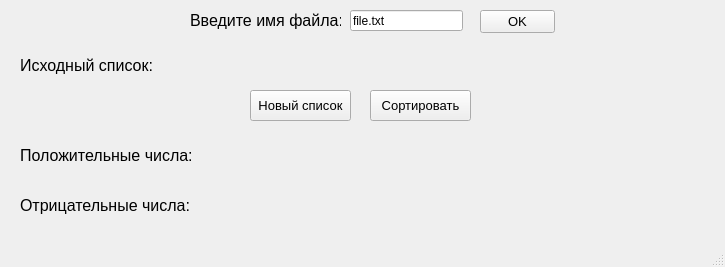
<?xml version="1.0" encoding="UTF-8"?>
<ui version="4.0">
 <class>MainWindow</class>
 <widget class="QMainWindow" name="MainWindow">
  <property name="geometry">
   <rect>
    <x>0</x>
    <y>0</y>
    <width>725</width>
    <height>267</height>
   </rect>
  </property>
  <property name="windowTitle">
   <string>MainWindow</string>
  </property>
  <widget class="QWidget" name="centralwidget">
   <widget class="QPushButton" name="new_list">
    <property name="geometry">
     <rect>
      <x>250</x>
      <y>90</y>
      <width>101</width>
      <height>31</height>
     </rect>
    </property>
    <property name="font">
     <font>
      <pointsize>10</pointsize>
     </font>
    </property>
    <property name="text">
     <string>Новый список</string>
    </property>
   </widget>
   <widget class="QLabel" name="label">
    <property name="geometry">
     <rect>
      <x>190</x>
      <y>10</y>
      <width>151</width>
      <height>21</height>
     </rect>
    </property>
    <property name="font">
     <font>
      <pointsize>12</pointsize>
     </font>
    </property>
    <property name="text">
     <string>Введите имя файла:</string>
    </property>
   </widget>
   <widget class="QLabel" name="input_list">
    <property name="geometry">
     <rect>
      <x>20</x>
      <y>50</y>
      <width>361</width>
      <height>31</height>
     </rect>
    </property>
    <property name="font">
     <font>
      <pointsize>12</pointsize>
     </font>
    </property>
    <property name="text">
     <string>Исходный список:</string>
    </property>
   </widget>
   <widget class="QPushButton" name="sort_list">
    <property name="geometry">
     <rect>
      <x>370</x>
      <y>90</y>
      <width>101</width>
      <height>31</height>
     </rect>
    </property>
    <property name="font">
     <font>
      <pointsize>10</pointsize>
     </font>
    </property>
    <property name="text">
     <string>Сортировать</string>
    </property>
   </widget>
   <widget class="QLineEdit" name="file_name">
    <property name="geometry">
     <rect>
      <x>350</x>
      <y>10</y>
      <width>113</width>
      <height>21</height>
     </rect>
    </property>
    <property name="text">
     <string>file.txt</string>
    </property>
   </widget>
   <widget class="QPushButton" name="read_file">
    <property name="geometry">
     <rect>
      <x>480</x>
      <y>10</y>
      <width>75</width>
      <height>23</height>
     </rect>
    </property>
    <property name="font">
     <font>
      <pointsize>10</pointsize>
     </font>
    </property>
    <property name="text">
     <string>OK</string>
    </property>
   </widget>
   <widget class="QLabel" name="positive_numbers">
    <property name="geometry">
     <rect>
      <x>20</x>
      <y>140</y>
      <width>371</width>
      <height>31</height>
     </rect>
    </property>
    <property name="font">
     <font>
      <pointsize>12</pointsize>
     </font>
    </property>
    <property name="text">
     <string>Положительные числа:</string>
    </property>
   </widget>
   <widget class="QLabel" name="negative_numbers">
    <property name="geometry">
     <rect>
      <x>20</x>
      <y>190</y>
      <width>371</width>
      <height>31</height>
     </rect>
    </property>
    <property name="font">
     <font>
      <pointsize>12</pointsize>
     </font>
    </property>
    <property name="text">
     <string>Отрицательные числа:</string>
    </property>
   </widget>
  </widget>
  <widget class="QMenuBar" name="menubar">
   <property name="geometry">
    <rect>
     <x>0</x>
     <y>0</y>
     <width>725</width>
     <height>21</height>
    </rect>
   </property>
  </widget>
  <widget class="QStatusBar" name="statusbar"/>
 </widget>
 <resources/>
 <connections/>
</ui>
